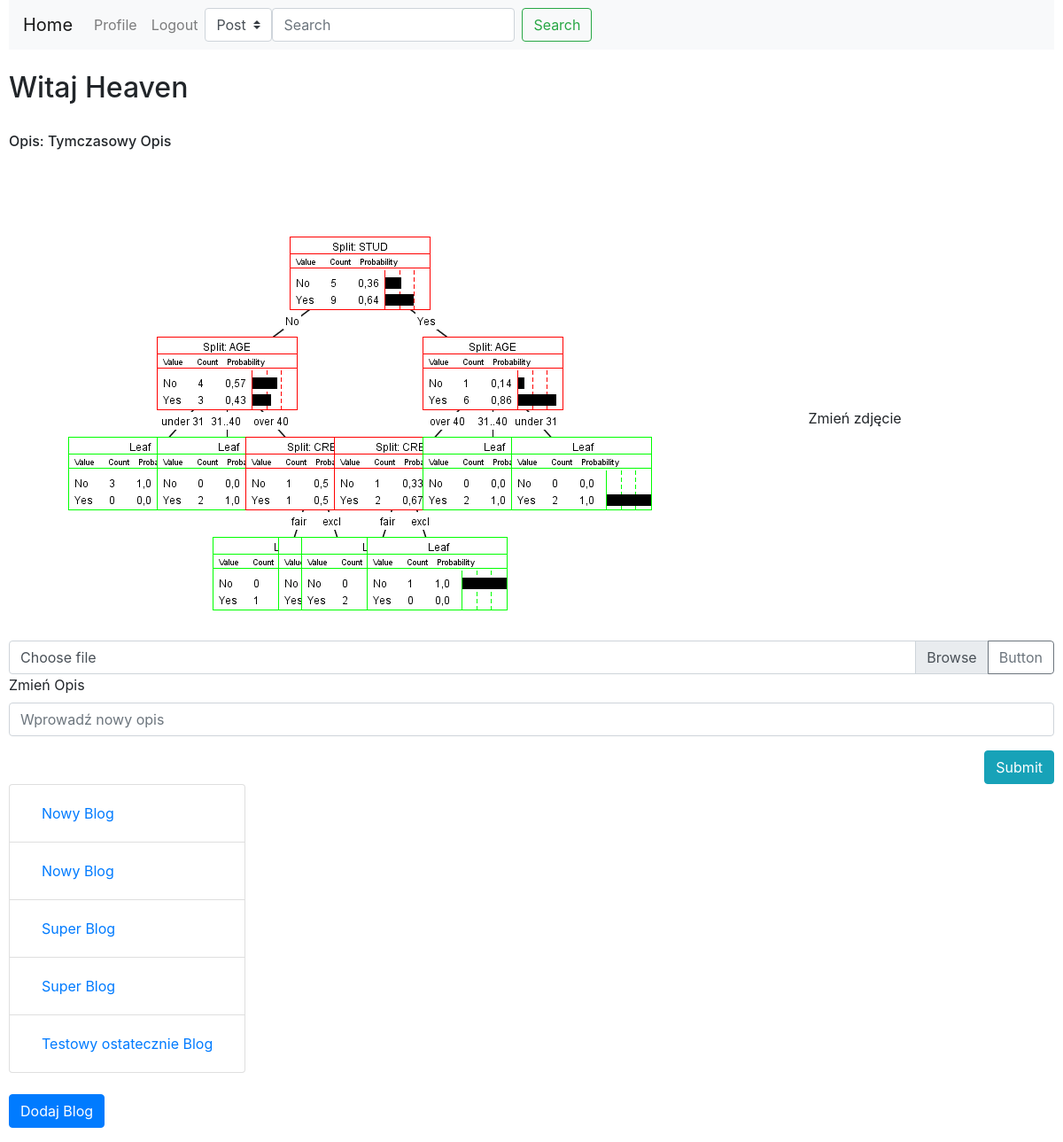
The app's page /profile/ (signed in), older data.
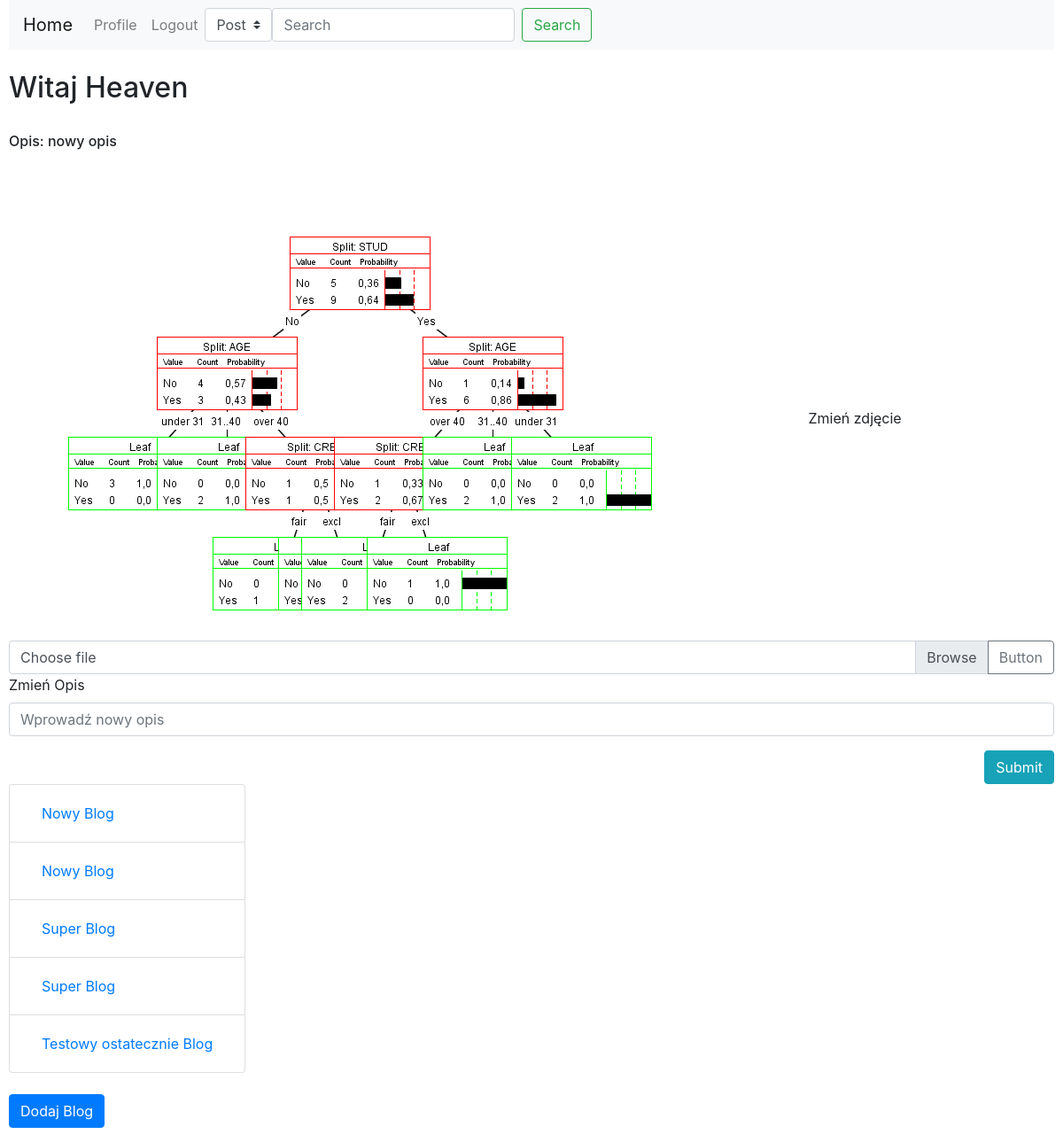
The same page, newer data.
### Blog/models.py (models this page shows)
class Profil(models.Model):
    User=models.OneToOneField(User,on_delete=models.CASCADE,primary_key=True)
    Zdjecie=models.ImageField(default='aaa.png',upload_to='Profilowe')
    Opis=models.CharField(max_length=1000)

### Blog/views.py (the view)
# urls.py: path('profile/',views.profile,name='profile'),
def profile(request):
    if request.user.is_authenticated:
        p = models.Profil.objects.get(User=request.user)
        b = models.Blog.objects.filter(IDAutor = request.user)
    return render(request,"Blog/profile.html",{'account': p, 'blogs':b})

### Blog/templates/Blog/profile.html (shortened to what this page needs)
{%extends 'Blog/base.html'%}
{%block content%}
    <h2>Witaj {{account.User.username}}</h2>
    <br>
    <h6>Opis: {{account.Opis}}</h6>
    <br><br>
        <div class="form-group">
            <img src="{{account.Zdjecie.url}}">
            {%block tmp%}
            <label for="formGroupExampleInput">Zmień zdjęcie</label>
            <div class="input-group">
                <div class="custom-file">
                    <label class="custom-file-label" for="inputGroupFile04">Choose file</label>
                </div>
                <div class="input-group-append">
                    <button class="btn btn-outline-secondary" type="button">Button</button>
                </div>
            </div>
            <form action="/editOpis/" method="post">
            <div class="form-group">
                <label for="OpisForm">Zmień Opis</label>
                <input type="text" class="form-control" id="OpisForm" name="OpisForm" placeholder="Wprowadź nowy opis">
            </div>
            <input type="submit" style="float:right" class="btn btn-info" id="OpisFormBtn">
          </form>
{%if blogs%}
<nav class="nav flex-column">
        <ul class="list-group mr-auto">
        {%for blog in blogs%}
        <li class="list-group-item"><a class="nav-link" href="{{blog.IDBlog}}/details">{{blog.Nazwa}}</a></li>
        {%endfor%}
        </ul>
      </nav>
      <br>
      {%else%}
      <h4>Nie masz żadnych blogów</h4>
      {%endif%}
<button type="button" class="btn btn-primary" data-toggle="modal" data-target="#exampleModalCentered">
  Dodaj Blog
</button>
{%endblock%}
{%endblock%}

Row changes from the older to the newer data that the page shows:
changed Profil "Heaven": Opis "Tymczasowy Opis" → "nowy opis"
